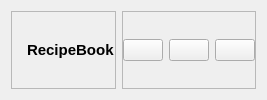
        <widget class="QWidget" name="headerContainer" native="true">
         <property name="toolTip">
          <string>Profile</string>
         </property>
         <layout class="QHBoxLayout" name="horizontalLayout_5">
          <item alignment="Qt::AlignLeft">
           <widget class="QFrame" name="frame_5">
            <property name="font">
             <font>
              <pointsize>12</pointsize>
             </font>
            </property>
            <property name="frameShape">
             <enum>QFrame::StyledPanel</enum>
            </property>
            <property name="frameShadow">
             <enum>QFrame::Raised</enum>
            </property>
            <layout class="QHBoxLayout" name="horizontalLayout_7">
             <property name="leftMargin">
              <number>0</number>
             </property>
             <property name="topMargin">
              <number>0</number>
             </property>
             <property name="rightMargin">
              <number>0</number>
             </property>
             <property name="bottomMargin">
              <number>0</number>
             </property>
             <item>
              <widget class="QLabel" name="label_5">
               <property name="maximumSize">
                <size>
                 <width>30</width>
                 <height>25</height>
                </size>
               </property>
               <property name="text">
                <string/>
               </property>
               <property name="pixmap">
                <pixmap resource="../resources.qrc">:/images/car-rent.png</pixmap>
               </property>
               <property name="scaledContents">
                <bool>true</bool>
               </property>
              </widget>
             </item>
             <item>
              <widget class="QLabel" name="label_6">
               <property name="font">
                <font>
                 <pointsize>11</pointsize>
                 <weight>75</weight>
                 <bold>true</bold>
                </font>
               </property>
               <property name="text">
                <string>RecipeBook</string>
               </property>
              </widget>
             </item>
            </layout>
           </widget>
          </item>
          <item alignment="Qt::AlignRight">
           <widget class="QFrame" name="frame_7">
            <property name="frameShape">
             <enum>QFrame::StyledPanel</enum>
            </property>
            <property name="frameShadow">
             <enum>QFrame::Raised</enum>
            </property>
            <layout class="QHBoxLayout" name="horizontalLayout_4">
             <property name="leftMargin">
              <number>0</number>
             </property>
             <property name="topMargin">
              <number>0</number>
             </property>
             <property name="rightMargin">
              <number>0</number>
             </property>
             <property name="bottomMargin">
              <number>0</number>
             </property>
             <item>
              <widget class="QPushButton" name="minimizeBtn">
               <property name="toolTip">
                <string>Minimize Window</string>
               </property>
               <property name="text">
                <string/>
               </property>
               <property name="icon">
                <iconset resource="../resources.qrc">
                 <normaloff>:/icons/minus.svg</normaloff>:/icons/minus.svg</iconset>
               </property>
              </widget>
             </item>
             <item>
              <widget class="QPushButton" name="restoreBtn">
               <property name="toolTip">
                <string>Restore Window</string>
               </property>
               <property name="text">
                <string/>
               </property>
               <property name="icon">
                <iconset resource="../resources.qrc">
                 <normaloff>:/icons/square.svg</normaloff>:/icons/square.svg</iconset>
               </property>
              </widget>
             </item>
             <item>
              <widget class="QPushButton" name="closeBtn">
               <property name="toolTip">
                <string>Close Window</string>
               </property>
               <property name="text">
                <string/>
               </property>
               <property name="icon">
                <iconset resource="../resources.qrc">
                 <normaloff>:/icons/x.svg</normaloff>:/icons/x.svg</iconset>
               </property>
              </widget>
             </item>
            </layout>
           </widget>
          </item>
         </layout>
        </widget>
